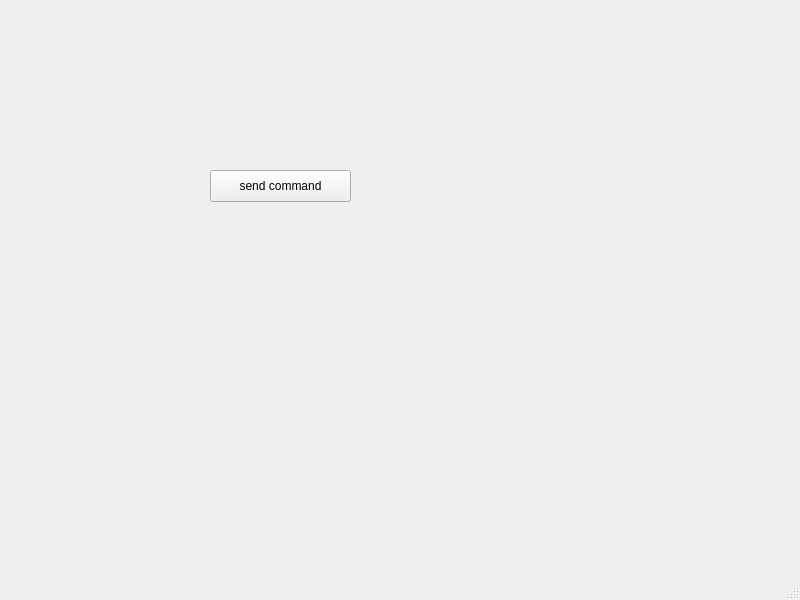
<?xml version="1.0" encoding="UTF-8"?>
<ui version="4.0">
 <class>MainWindow</class>
 <widget class="QMainWindow" name="MainWindow">
  <property name="geometry">
   <rect>
    <x>0</x>
    <y>0</y>
    <width>800</width>
    <height>600</height>
   </rect>
  </property>
  <property name="windowTitle">
   <string>MainWindow</string>
  </property>
  <widget class="QWidget" name="centralwidget">
   <widget class="QPushButton" name="pushButton">
    <property name="geometry">
     <rect>
      <x>210</x>
      <y>170</y>
      <width>141</width>
      <height>32</height>
     </rect>
    </property>
    <property name="text">
     <string>send command</string>
    </property>
   </widget>
  </widget>
  <widget class="QMenuBar" name="menubar">
   <property name="geometry">
    <rect>
     <x>0</x>
     <y>0</y>
     <width>800</width>
     <height>22</height>
    </rect>
   </property>
  </widget>
  <widget class="QStatusBar" name="statusbar"/>
 </widget>
 <resources/>
 <connections/>
</ui>
